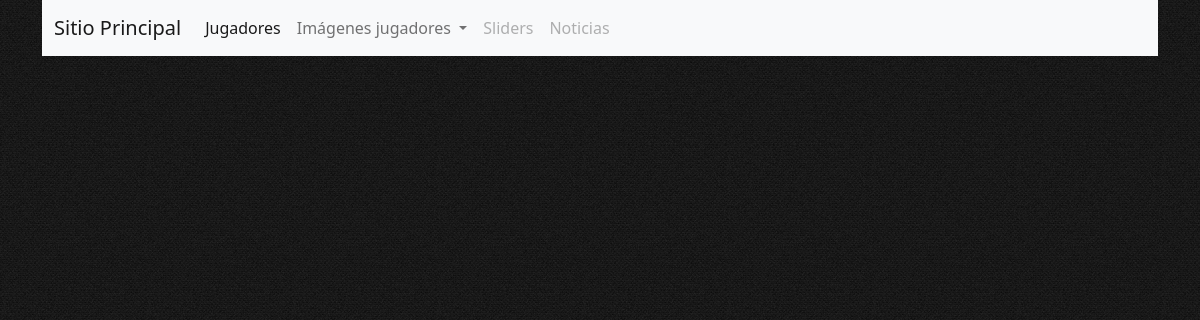
/modificarImgPersonal/9/ (signed in), run on an earlier commit of the app's database.
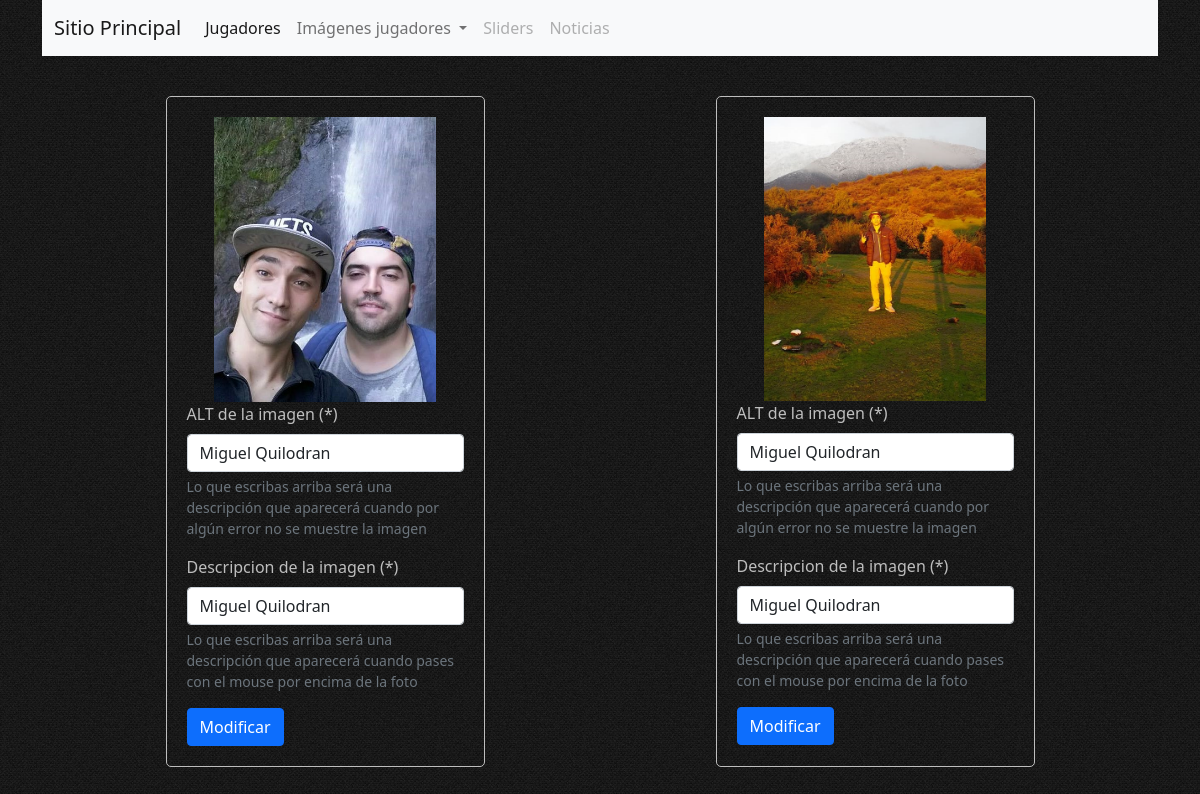
And on a later commit of the database.
### appCore/models.py (models this page shows, shortened)
class ImagenJugador(models.Model):
    idImagenJug = models.AutoField(primary_key=True)
    imagenJug = models.ImageField(upload_to = 'home')
    title = models.CharField(max_length=200, verbose_name='title', blank=True, null=True)
    alt = models.CharField(max_length=200, verbose_name='alt', blank=True, null=True)
    fkJugador = models.ForeignKey(Jugador, on_delete=models.CASCADE)
    class Meta:
        verbose_name = 'imagenJugador'
        verbose_name_plural = 'imagenesJugador'

### appAdmin/views.py (the view, shortened to what this page needs)
# urls.py: path('modificarImgPersonal/<pk>/',modificarImgPersonal, name='modificarImgPersonal')
@login_required
def modificarImgPersonal(request, pk):
    imgs = ImagenJugador.objects.filter(fkJugador = pk)
    form = ImagenJugadorForm()
    datos = {
        'imagenes':imgs,
        'form':form,
        'pk':pk
    }
    return render(request, 'appAdmin/modificarImgPersonal.html', datos)

### appCore/forms.py
class ImagenJugadorForm(ModelForm):
    class Meta:
        model = ImagenJugador
        fields = ['idImagenJug', 'imagenJug', 'title', 'alt', 'fkJugador']

### appAdmin/templates/appAdmin/modificarImgPersonal.html (shortened to what this page needs)
{% extends 'appAdmin/baseAdmin.html' %}
{% load static %}
{% block main %}
<main class="container contenedorModificarImg">
    {% for img in imagenes %}
    <div class="cajaImg">
        <img src="{{img.imagenJug.url}}" alt="">
        <form enctype="multipart/form-data" action="" method="post">
            <div class="mb-3">
                <label for="alt" class="form-label colorPrimario" aria-describedby="altHelp">ALT de la imagen
                    (*)</label>
                <input type="text" class="form-control" id="alt" name="alt" value="{{img.alt}}">
                <div id="altHelp" class="form-text">Lo que escribas arriba será una descripción que aparecerá cuando por
                    algún error no se muestre la imagen</div>
            </div>
            <div class="mb-3">
                <label for="title" class="form-label colorPrimario" aria-describedby="titleHelp">Descripcion de la
                    imagen (*)</label>
                <input type="text" class="form-control" id="title" name="title" value="{{img.title}}">
                <div id="titleHelp" class="form-text">Lo que escribas arriba será una descripción que aparecerá cuando
                    pases con el mouse por encima de la foto</div>
            </div>
            <button type="button" class="btn btn-primary" data-bs-toggle="modal"
                data-bs-target="#modalAgregarImgs{{img.idImagenJug}}">
                Modificar
            </button>
        </form>
    </div>
    {% endfor %}
</main>
{% endblock %}

What changed in the data, as far as the page shows it:
added ImagenJugador: imagenJug (picture), alt "Miguel Quilodran", title "Miguel Quilodran"
added ImagenJugador: imagenJug (picture), alt "Miguel Quilodran", title "Miguel Quilodran"
